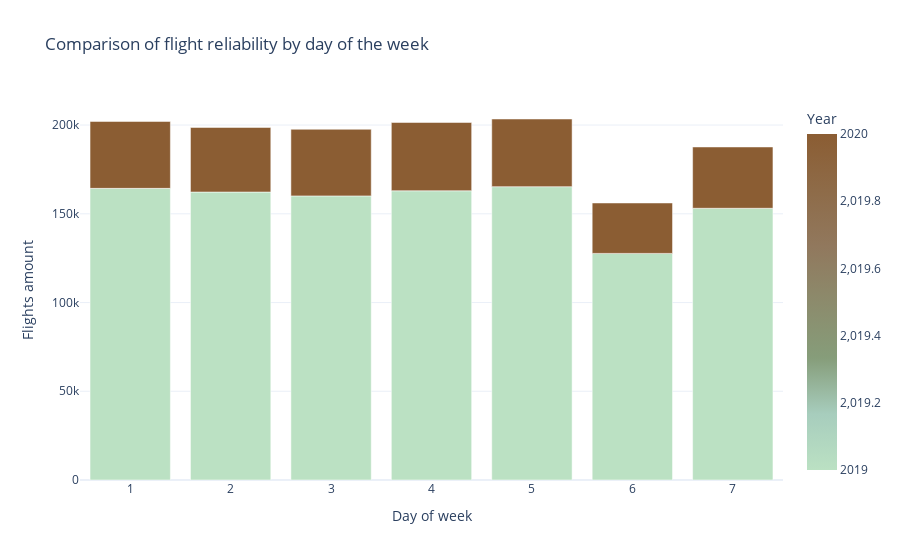

Write notebook code for a chart like this one.
### Markdown cell above
Tutaj stwórz odpowiedni wykres, zapisz do na później pod nazwą `day_to_day_comparision_fig`. Pamiętaj o dobrych praktykach - niech wykres posiada wszystkie opisy oraz opisowe etykiety osi.

### Code cell
day_to_day_comparision_fig = px.bar(
    data_frame= day_to_day_comparision_to_plot_df.stack().reset_index(),  # Konwersja do postaci, która jest obsługiwana przez Plotly
    x='day_of_week',
    y='flights_amount',
    color='year',
    color_continuous_scale=color_list,
    title="Comparison of flight reliability by day of the week",
    labels={"year": "Year", 'flights_amount': "Flights amount", 'day_of_week': "Day of week"},
    template = 'plotly_white',
)

day_to_day_comparision_fig.show()

### Figure 1 — Plotly figure (JSON) as saved in the notebook; plotly's stock layout.template omitted (floating-point values rounded to 4 significant figures)
{"data": [{"alignmentgroup": "True", "hovertemplate": "Day of week=%{x}<br>Flights amount=%{y}<br>Year=%{marker.color}<extra></extra>", "legendgroup": "", "marker": {"color": [2019, 2020, 2019, 2020, 2019, 2020, 2019, 2020, 2019, 2020, 2019, 2020, 2019, 2020], "coloraxis": "coloraxis", "pattern": {"shape": ""}}, "name": "", "offsetgroup": "", "orientation": "v", "showlegend": false, "textposition": "auto", "type": "bar", "x": [1, 1, 2, 2, 3, 3, 4, 4, 5, 5, 6, 6, 7, 7], "xaxis": "x", "y": [164325, 37713, 162265, 36396, 160092, 37532, 162989, 38472, 165283, 38133, 127682, 28415, 153106, 34554], "yaxis": "y"}], "layout": {"barmode": "relative", "coloraxis": {"colorbar": {"title": {"text": "Year"}}, "colorscale": [[0, "#bbe1c3"], [0.1667, "#a7cdbd"], [0.3333, "#869d7a"], [0.5, "#8c8b6c"], [0.6667, "#91785d"], [0.8333, "#8e6b48"], [1, "#8b5d33"]]}, "legend": {"tracegroupgap": 0}, "title": {"text": "Comparison of flight reliability by day of the week"}, "xaxis": {"anchor": "y", "domain": [0, 1], "title": {"text": "Day of week"}}, "yaxis": {"anchor": "x", "domain": [0, 1], "title": {"text": "Flights amount"}}}}
